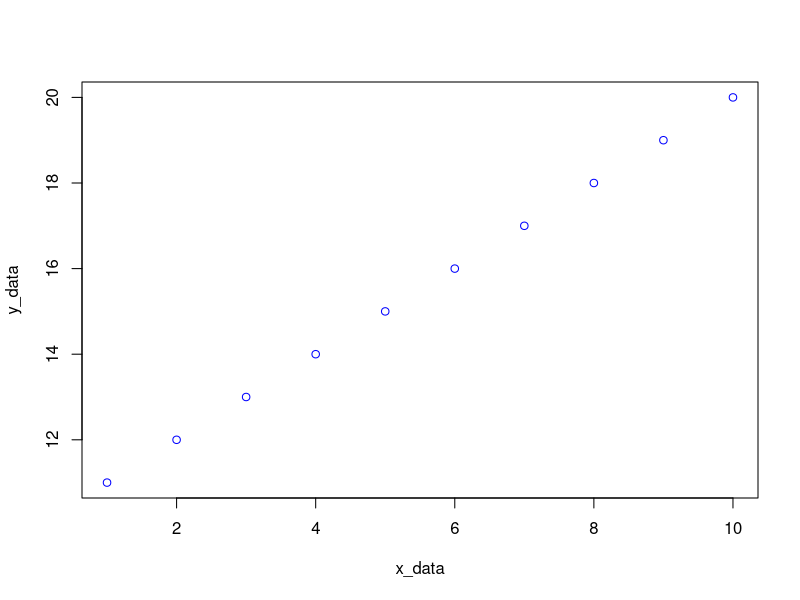
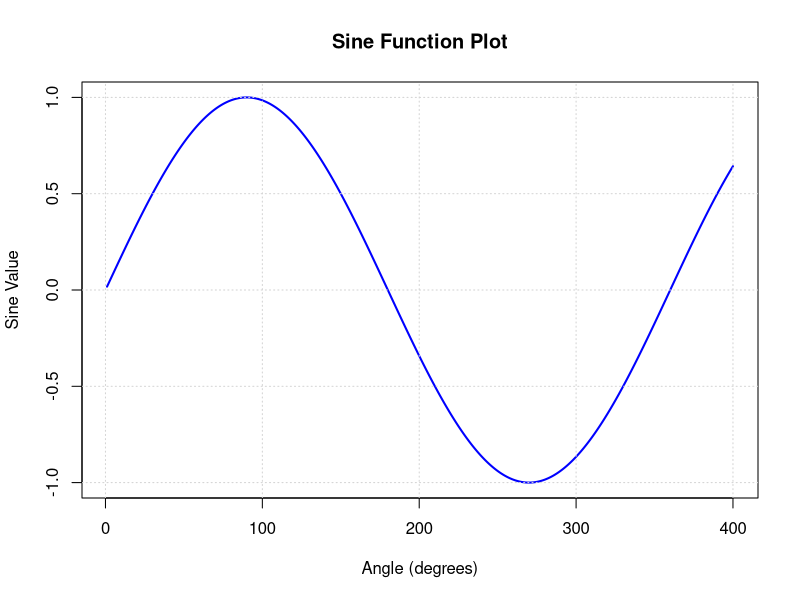
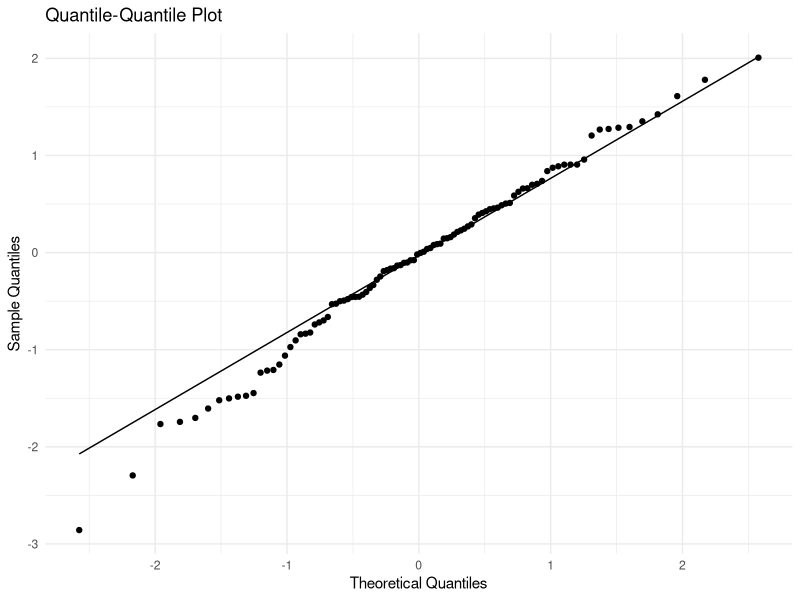
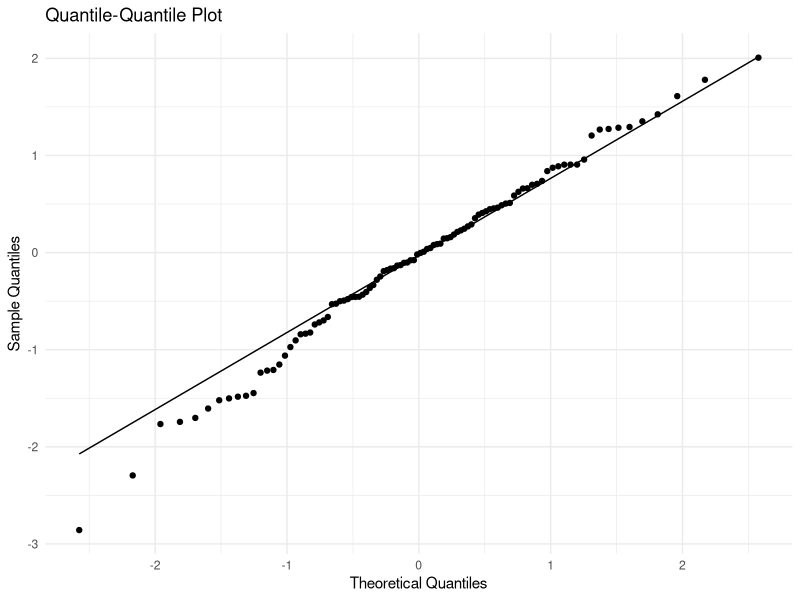
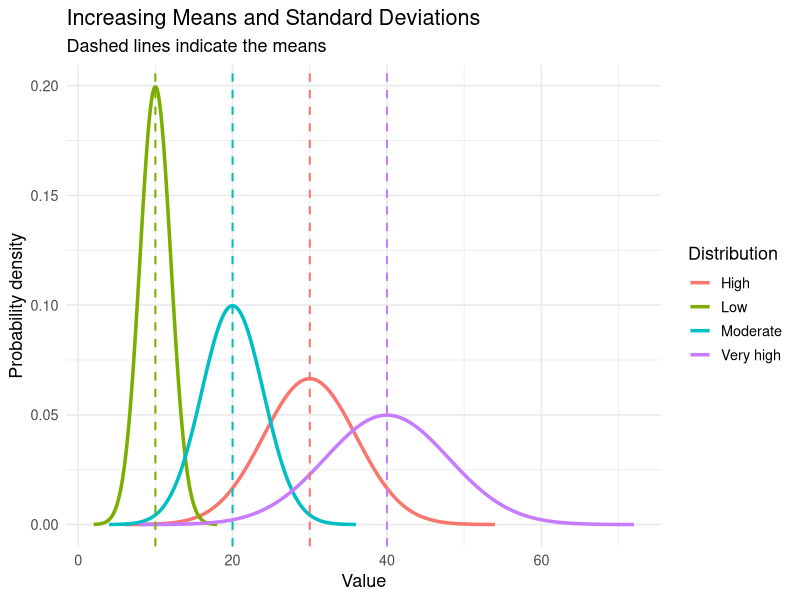
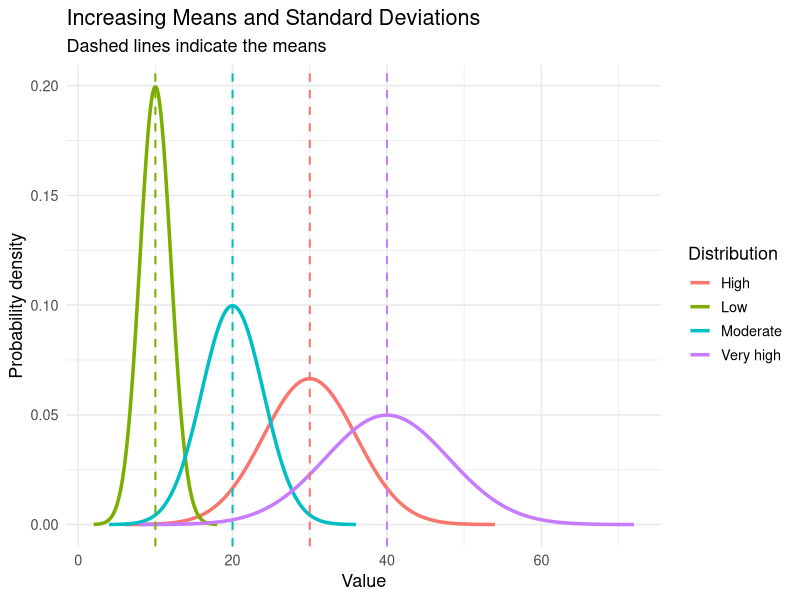
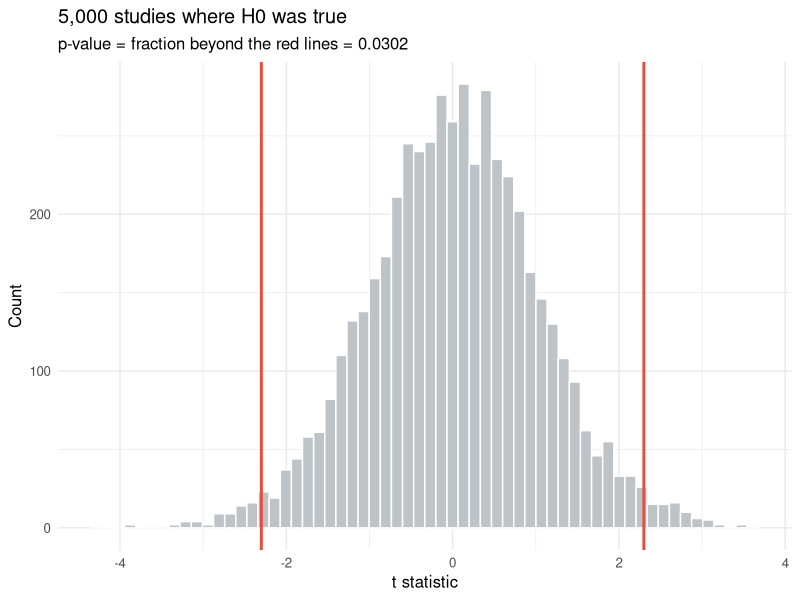
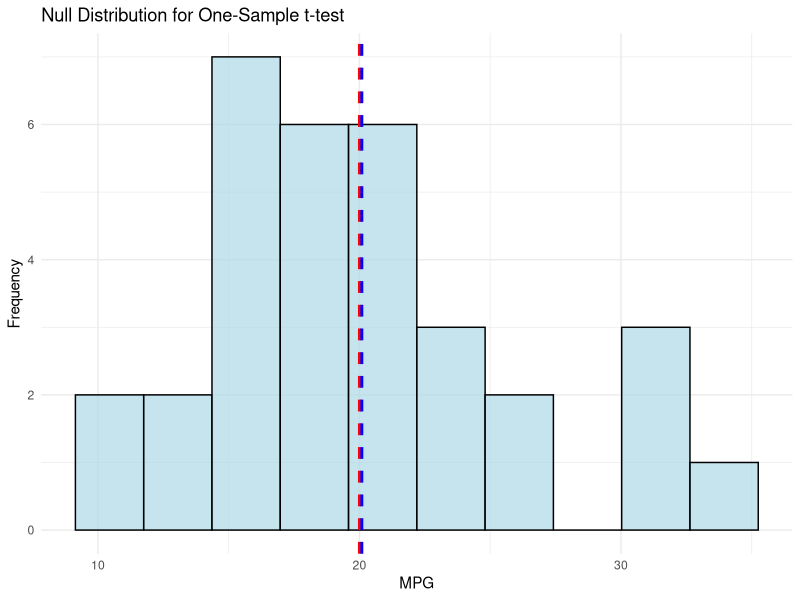

R code for these plots, in order:
## ---- chunk 1
# Getting user input
myVar = readline(prompt = "Enter your name :")
cat("Your name is :",myVar,"\n") #output
## ---- chunk 2
# uncomment to get user input
# myVar <- readline(prompt = "Enter blastoff count :")

myVar <- 10 # Testing ...

for (i in 0:myVar) {
  cat("countDown :", i, "\n")
  if (i == myVar) {
    cat("Blast Off!")
  }
}
## ---- chunk 3
# The general structure of a function in R
my_function <- function(arg_1, arg_2, ...) {
  # Function body
  # code to be executed
  return(value)  # optional return statement
}
## ---- chunk 4
add_numbers <- function(x, y) {
  result <- x + y
  return(result)
}

#call and print
cat(add_numbers(3,4))
## ---- chunk 5
# calculating sine of an angle in degrees
sine_degrees <- function(angle_degrees) {
    # Convert degrees to radians
    angle_radians <- angle_degrees * (pi / 180)  
    # Calculate sine
    sine_value <- sin(angle_radians)
    # Return the sine value
    return(sine_value)
}
# call the function
cat(sine_degrees(30)) # Output: 0.5
## ---- chunk 6
#| echo: true
#| fig-width: 10
#| fig-height: 5.5
#| fig-align: center
make_plot <-  function(x_data, y_data, myCol) {
  plot(x_data, y_data, col = myCol)
}

make_plot(1:10, 11:20, "BLUE")

## ---- chunk 7
#| echo: true
#| fig-width: 10
#| fig-height: 5.5
#| fig-align: center
# calculating sine of an angle in degrees
sine_degrees <- function(angle_degrees) {
    # Convert degrees to radians
    angle_radians <- angle_degrees * (pi / 180)  
    # Calculate sine
    sine_value <- sin(angle_radians)
    # Return the sine value
    return(sine_value)
}

plot_sine <- function(start, end, step) {
  # Generate a sequence of angles in degrees
  angles <- seq(start, end, by = step)
  # Calculate sine values for each angle
  sine_values <- sapply(angles, sine_degrees)
  
  # Create the plot
  plot(angles, sine_values, type = "l", col = "blue", lwd = 2,
       xlab = "Angle (degrees)", ylab = "Sine Value",
       main = "Sine Function Plot")
  grid()  # Add grid lines for better visualization
}

plot_sine(1,400,1)

## ---- chunk 8
# Generate some sample data
set.seed(301)
data <- rnorm(100)

#cat(data) # Uncomment to see the data

# Calculate quantiles: How much of the data is below a certain value?
quantile(data, probs = c(0.25, 0.5, 0.75))
summary(data)
## ---- chunk 9
#| echo: true
#| fig-align: center
 
library(tidyverse)

# Quartiles
myQuartilePlot <- function(data) {
  # Create a data frame for ggplot
  df <- data.frame(value = data)
  
  # Create the quantile plot
  ggplot(df, aes(sample = value)) +
    stat_qq() +
    stat_qq_line() +
    labs(title = "Quantile-Quantile Plot",
         x = "Theoretical Quantiles",
         y = "Sample Quantiles") +
    theme_minimal()
}

# Generate some sample data
set.seed(301)
data <- rnorm(100)

myQuartilePlot(data)
## ---- chunk 10
#| echo: false
#| fig-align: center

library(tidyverse)

# Quartiles
myQuartilePlot <- function(data) {
  # Create a data frame for ggplot
  df <- data.frame(value = data)
  
  # Create the quantile plot
  ggplot(df, aes(sample = value)) +
    stat_qq() +
    stat_qq_line() +
    labs(title = "Quantile-Quantile Plot",
         x = "Theoretical Quantiles",
         y = "Sample Quantiles") +
    theme_minimal()
}

# Generate some sample data
# set.seed(301)
# data <- rnorm(100)

myQuartilePlot(data)
## ---- chunk 11
# Online help? Use ?cor or help(cor)
# to get help on the cor() function

# Two simple vectors
cor(1:10, 2:11) # == 1
cor(1:10, -2:-11) # == -1

# matrix
cor(longley)
# Correlation Matrix of Multivariate sample:
(Cl <- cor(longley))
# Graphical Correlation Matrix:
symnum(Cl) # highly correlated
# Pearson’s r
symnum(clP <- cor(longley, method = "pearson")) #default
## ---- chunk 12
# Spearman's rho, Kendall's tau and
# Data is of non-bivariate normal distribution
symnum(clS <- cor(longley, method = "spearman"))
symnum(clK <- cor(longley, method = "kendall"))

# How much do they differ?
i <- lower.tri(Cl)
cor(cbind(P = Cl[i], S = clS[i], K = clK[i]))
## ---- chunk 13
myData <- c( 9, 2, 5, 4, 12, 7, 8, 11, 9, 3, 7, 4, 12, 5, 4, 10, 9, 6, 9, 4)
var(myData) # Variance is 9.368421

# Standard Deviation
sqrt(var(myData)) # Standard deviation is 3.060788
## ---- chunk 14
myData <- c( NA, 2, 5, 4, 12, 7, 8, 11, 9, 3, 7, 4, 12, 5, 4, 10, 9, 6, 9, 4)

# The variance function cannot handle missing
# values by default, so it returns NA.
var(myData) # NA's in datasets create trouble. 

# Alternative way to calculate variance
var(myData, na.rm = TRUE) # Variance is 9.368421

## ---- chunk 15
#| echo: true
#| fig-width: 6
#| fig-height: 2.2
#| out-width: "45%"
#| fig-align: center

library(ggplot2)

# Define the distributions
params <- data.frame(
  group = c("Low", "Moderate", "High", "Very high"),
  mean = c(10, 20, 30, 40),
  sd = c(2, 4, 6, 8)
)

# Generate density values for each distribution
set.seed(123)

data <- do.call(rbind, lapply(1:nrow(params), function(i) {
  x <- seq(
    params$mean[i] - 4 * params$sd[i],
    params$mean[i] + 4 * params$sd[i],
    length.out = 500
  )

  data.frame(
    x = x,
    density = dnorm(
      x,
      mean = params$mean[i],
      sd = params$sd[i]
    ),
    group = params$group[i]
  )
}))

# Plot the distributions
ggplot(data, aes(x = x, y = density, color = group)) +
  geom_line(linewidth = 1.2) +
  geom_vline(
    data = params,
    aes(xintercept = mean, color = group),
    linetype = "dashed",
    linewidth = 0.7,
    show.legend = FALSE
  ) +
  labs(
    title = "Increasing Means and Standard Deviations",
    subtitle = "Dashed lines indicate the means",
    x = "Value",
    y = "Probability density",
    color = "Distribution"
  ) +
  theme_minimal(base_size = 13)
## ---- chunk 16
#| echo: false
#| fig-width: 10
#| fig-height: 5.5
#| fig-align: center

library(ggplot2)

# Define the distributions
params <- data.frame(
  group = c("Low", "Moderate", "High", "Very high"),
  mean = c(10, 20, 30, 40),
  sd = c(2, 4, 6, 8)
)

# Generate density values for each distribution
set.seed(123)

data <- do.call(rbind, lapply(1:nrow(params), function(i) {
  x <- seq(
    params$mean[i] - 4 * params$sd[i],
    params$mean[i] + 4 * params$sd[i],
    length.out = 500
  )

  data.frame(
    x = x,
    density = dnorm(
      x,
      mean = params$mean[i],
      sd = params$sd[i]
    ),
    group = params$group[i]
  )
}))

# Plot the distributions
ggplot(data, aes(x = x, y = density, color = group)) +
  geom_line(linewidth = 1.2) +
  geom_vline(
    data = params,
    aes(xintercept = mean, color = group),
    linetype = "dashed",
    linewidth = 0.7,
    show.legend = FALSE
  ) +
  labs(
    title = "Increasing Means and Standard Deviations",
    subtitle = "Dashed lines indicate the means",
    x = "Value",
    y = "Probability density",
    color = "Distribution"
  ) +
  theme_minimal(base_size = 13)
## ---- chunk 17
#| echo: true
#| fig-width: 11
#| fig-height: 3.8

library(tidyverse)
set.seed(301)

# Simulate H0 being TRUE: two groups from the same population
null_ts <- replicate(5000, {
  a <- rnorm(20, 100, 15)
  b <- rnorm(20, 100, 15)      # identical population!
  t.test(a, b)$statistic
})

observed <- 2.3   # pretend this is our real study's t statistic

ggplot(tibble(t = null_ts), aes(t)) +
  geom_histogram(bins = 60, fill = "#BDC3C7", color = "white") +
  geom_vline(xintercept = c(-observed, observed), color = "#E74C3C", linewidth = 1) +
  labs(title = "5,000 studies where H0 was true",
       subtitle = paste0("p-value = fraction beyond the red lines = ",
                         round(mean(abs(null_ts) >= observed), 4)),
       x = "t statistic", y = "Count") +
  theme_minimal(base_size = 12)
## ---- chunk 18
#| echo: true

# Power: if the true difference is 5 points (sd = 15), how often
# will a study with 30 per group detect it at alpha = 0.05?
power.t.test(n = 30, delta = 5, sd = 15, sig.level = 0.05)$power

# How many per group would we need for 80% power?
power.t.test(delta = 5, sd = 15, sig.level = 0.05, power = 0.80)$n
## ---- chunk 19
#| echo: true

set.seed(301)
scores <- rnorm(30, mean = 104, sd = 15)

# Two-sided (default): "is it different from 100?"
t.test(scores, mu = 100)$p.value

# One-sided: "is it GREATER than 100?"
t.test(scores, mu = 100, alternative = "greater")$p.value
## ---- chunk 20
# Create vectors for the fill levels of each drink
green <- c(102, 107, 111, 110, 112, 115, 118, 120, 122)
purple <- c(98, 100, 102, 102, 107, 110, 113, 104, 111)

# Perform the t-test
t.test(green, purple)

## ---- chunk 21
#| echo: true
#| fig-align: center 
library(tidyverse)
# Is the average mpg in mtcars different from 20?
t.test(mtcars$mpg, mu = 20)
## ---- chunk 22
# mean of mtcars$mpg
mean(mtcars$mpg)
## ---- chunk 23
#| echo: true
#| fig-align: center 

library(tidyverse)
# Create a histogram of the sample data
ggplot(mtcars, aes(x = mpg)) +
  geom_histogram(bins = 10, fill = "lightblue", color = "black", alpha = 0.7) +
  geom_vline(xintercept = 20, color = "red", linetype = "dashed", size = 1) +
  geom_vline(xintercept = mean(mtcars$mpg), color = "blue", linetype = "dashed", size = 1) +
  labs(title = "Null Distribution for One-Sample t-test",
       x = "MPG",
       y = "Frequency") +
  theme_minimal()
## ---- chunk 24
#| echo: true
#| fig-width: 10
#| fig-height: 3.6

# Do manual cars get better mileage?
t.test(mpg ~ am, data = mtcars)
## ---- chunk 25
#| echo: true
#| fig-width: 10
#| fig-height: 1.8
#| fig-align: center
library(tidyverse)
ggplot(mtcars,
# Note, factor(am) places transmission type
# on the x-axis as a category.
       aes(factor(am), mpg, 
           fill = factor(am))) +
  geom_boxplot(alpha = 0.7) +
# geo_jitter() adds the points to box plots
  geom_jitter(width = 0.12, size = 2) +
  scale_x_discrete(
    labels = c("Automatic", "Manual")) +
  scale_fill_manual(
    values = c("#3498DB", "#E67E22")) +
  labs(x = NULL, y = "MPG") +
  theme_minimal(base_size = 12) +
  theme(legend.position = "none")

## ---- chunk 26
#| echo: true

data(sleep) # 10 sleep patients, two different drugs each
#help(sleep) # for details
# WRONG type of test: treats the 20 measurements as independent
t.test(extra ~ group, data = sleep)$p.value

# RIGHT type of test: the same 10 patients took both drugs
# (modern R wants the two vectors, not a formula, when paired = TRUE)
pvalue <- with(sleep, t.test(extra[group == 1], extra[group == 2], paired = TRUE))$p.value
cat("The p-value for the paired t-test is: ", pvalue, "\n")
## ---- chunk 27
#| echo: true

# Cohen's d: the difference in standard deviation units
cohens_d <- function(x, y) {
  nx <- length(x); ny <- length(y)
  pooled_sd <- sqrt(((nx - 1) * var(x) + (ny - 1) * var(y)) / (nx + ny - 2))
  (mean(x) - mean(y)) / pooled_sd
}

manual    <- mtcars$mpg[mtcars$am == 1]
automatic <- mtcars$mpg[mtcars$am == 0]

round(cohens_d(manual, automatic), 2)
## ---- chunk 28
#| echo: true
#| fig-width: 11
#| fig-height: 3.4

# 1. Normality of each group (matters most for small n)
shapiro.test(mtcars$mpg[mtcars$am == 1])$p.value

# 2. Equal variances (only if you use var.equal = TRUE)
var.test(mpg ~ am, data = mtcars)$p.value

# 3. Independence - a design question, not a test!

library(patchwork)
p1 <- ggplot(mtcars, aes(sample = mpg)) +
  stat_qq(color = "#2E86C1") + stat_qq_line(color = "#E74C3C") +
  labs(title = "Q-Q plot: points on the line = normal") +
  theme_minimal(base_size = 11)

p2 <- ggplot(mtcars, aes(mpg)) +
  geom_histogram(bins = 12, fill = "#3498DB", color = "white") +
  labs(title = "Histogram") + theme_minimal(base_size = 11)

p1 + p2
## ---- chunk 29
#| echo: true
#| fig-width: 11
#| fig-height: 3.2

set.seed(301)

# Five groups, ALL from the same population - no real differences at all
false_positive <- function(k) {
  groups <- map(1:k, \(i) rnorm(20, 100, 15))
  pairs  <- combn(k, 2)
  ps <- apply(pairs, 2, \(idx) t.test(groups[[idx[1]]], groups[[idx[2]]])$p.value)
  any(ps < 0.05)          # did ANY comparison "find" something?
}

rates <- map_dbl(2:8, \(k) mean(replicate(400, false_positive(k))))

tibble(groups = 2:8, rate = rates) %>%
  ggplot(aes(groups, rate)) +
  geom_col(fill = "#E74C3C") +
  geom_hline(yintercept = 0.05, linetype = "dashed") +
  scale_y_continuous(labels = scales::percent) +
  labs(title = "Chance of at least one false positive when NOTHING is going on",
       x = "Number of groups compared", y = "False positive rate") +
  theme_minimal(base_size = 12)
